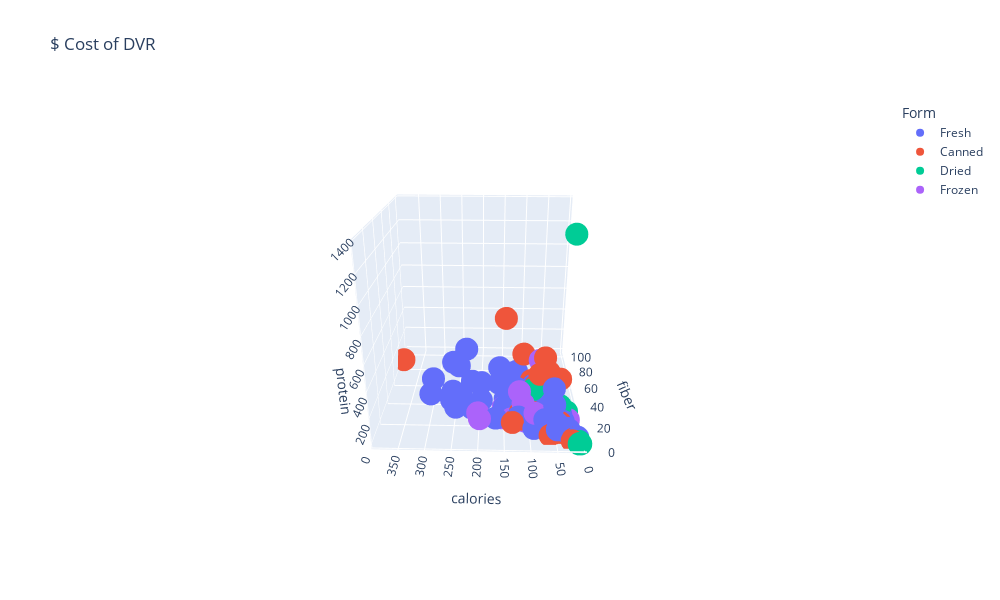

The notebook cell this image was saved under:
### Code cell
px.scatter_3d(cal_fib_pro
               , x="fiber"
               , y="calories"
               , z='protein'
               , color = 'Form'
               , width=1000, height=600
               , hover_name='Item'
              ,title='$ Cost of DVR'
           # , labels={'amount':nutrient}
          )

### Figure 1 — Plotly figure (JSON) as saved in the notebook; plotly's stock layout.template omitted (floating-point values rounded to 4 significant figures)
{"data": [{"hovertemplate": "<b>%{hovertext}</b><br><br>Form=Fresh<br>fiber=%{x}<br>calories=%{y}<br>protein=%{z}<extra></extra>", "hovertext": ["Acorn squash", "Apples", "Apricots", "Artichoke", "Avocados", "Bananas", "Blackberries", "Blueberries", "Broccoli florets", "Broccoli heads", "Brussels sprouts", "Butternut squash", "Cabbage, green", "Cabbage, red", "Cantaloupe", "Carrots, baby", "Carrots, cooked whole", "Carrots, raw whole", "Cauliflower florets", "Cauliflower heads", "Celery sticks", "Celery, trimmed bunches", "Cherries", "Clementines", "Collard greens", "Corn", "Cucumbers with peel", "Cucumbers without peel", "Grapefruit", "Grapes", "Green beans", "Green peppers", "Honeydew", "Kale", "Kiwi", "Lettuce, iceberg", "Lettuce, romaine, heads", "Lettuce, romaine, hearts", "Mangos", "Mushrooms, sliced", "Mushrooms, whole", "Nectarines", "Okra", "Onions", "Oranges", "Papaya", "Peaches", "Pears", "Pineapple", "Plum", "Pomegranate", "Radish", "Raspberries", "Red peppers", "Spinach, boiled", "Spinach, eaten raw", "Strawberries", "Sweet potatoes", "Tomatoes, large round", "Tomatoes, roma & plum", "Turnip greens", "Watermelon", "Zucchini"], "legendgroup": "Fresh", "marker": {"color": "#636efa", "symbol": "circle"}, "mode": "markers", "name": "Fresh", "scene": "scene", "showlegend": true, "type": "scatter3d", "x": [22.03, 20.09, 41.53, 11.36, 9.914, 5.653, 52.65, 44.95, 28.5, 26.46, 28.96, 17.25, null, 14.65, 17.94, 12.28, 8.123, 8.703, 40.79, 22.49, 42.07, 17.22, 52.83, 22.81, 18.77, 23.04, 66.82, 47.73, null, 35.22, 22.26, 21.04, 31.7, 30.33, 32.05, 23.22, 24.4, 34.35, 20.15, 74.79, 70.77, 31.4, 34.83, 23.2, 12.98, 21.25, 32.05, 14.08, null, 40.58, 15.64, 27.6, 24.79, 28.82, 34.93, 38.11, 36.12, 10.45, 69.98, 35.91, 21.15, 25.23, 39.43], "y": [59.02, 54.35, 123.6, 93.25, 30.68, 11.8, 231.4, 136.8, 249.9, 150.2, 149.4, 54.78, 84.24, 70.87, 33.92, 72.66, 49.73, 42.45, 259.1, 142.8, 300.5, 123.0, 122.9, 58.92, 167.6, 43.97, 159.1, 198.9, 68.17, 59.74, 138.5, 127.7, 50.31, 110.6, 70.5, 142.2, 215.3, 303.1, 38.38, 268.1, 253.7, 86.65, 241.2, 54.85, 48.38, 60.02, 88.04, 54.7, 23.43, 88.23, 53.86, 197.1, 214.2, 139.4, 260.3, 260.3, 161.2, 26.04, 266.4, 116.8, 151.1, 24.03, 147.5], "z": [73.77, 283.2, 105.9, 33.51, 54.38, 24.08, 358.2, 171.1, 43.35, 39.8, 52.74, 61.62, 25.92, 38.41, 34.33, 99.34, 57.26, 46.79, 77.08, 42.49, 174.2, 71.32, 166.5, 81.45, 44.4, 29.14, 91.79, 101.1, 90.86, 129.8, 58.64, 74.26, 83.85, 36.95, 101.5, 55.29, 74.39, 104.7, 70.2, 77.85, 73.68, 89.92, 103.1, 52.63, 64.56, 137.3, 94.32, 203.9, 52.65, 144.9, 66.92, 116.0, 296.4, 109.2, 50.4, 52.34, 192.5, 35.66, 112.4, 53.67, 80.59, 29.54, 28.58]}, {"hovertemplate": "<b>%{hovertext}</b><br><br>Form=Canned<br>fiber=%{x}<br>calories=%{y}<br>protein=%{z}<extra></extra>", "hovertext": ["Apples, applesauce", "Apricots, packed in juice", "Apricots, packed in syrup or water", "Asparagus", "Beets", "Black beans", "Blackeye peas", "Cabbage, sauerkraut", "Carrots", "Cherries, packed in syrup or water", "Collard greens", "Fruit cocktail, packed in juice", "Fruit cocktail, packed in syrup or water", "Great northern beans", "Green beans", "Green peas", "Kidney beans", "Lima beans", "Navy beans", "Olives", "Peaches, packed in juice", "Peaches, packed in syrup or water", "Pears, packed in juice", "Pears, packed in syrup or water", "Pineapple, packed in juice", "Pineapple, packed in syrup or water", "Pinto beans", "Potatoes", "Pumpkin", "Spinach", "Tomatoes", "Turnip greens"], "legendgroup": "Canned", "marker": {"color": "#EF553B", "symbol": "circle"}, "mode": "markers", "name": "Canned", "scene": "scene", "showlegend": true, "type": "scatter3d", "x": [26.0, null, 36.26, 76.61, 19.73, 4.172, 8.803, 12.38, 19.36, 103.3, 7.293, null, 40.2, 5.769, 16.99, null, 5.455, 8.169, 5.76, 54.71, 43.59, 42.83, 34.21, 30.94, 40.55, 49.23, null, 16.18, 19.48, 18.37, 19.49, 19.82], "y": [40.23, 88.43, 85.15, 387.7, 81.83, 22.6, 26.95, 135.0, 94.46, 143.0, 63.14, 89.66, 58.61, 17.71, 114.1, 40.48, 20.58, 35.45, 18.57, 107.5, 91.99, 69.96, 78.18, 69.96, 47.81, 53.0, 18.23, 40.98, 118.7, 130.4, 89.68, 129.4], "z": [314.1, null, 175.6, 82.26, 69.69, 8.525, 10.94, 70.46, 92.56, 321.9, 19.22, null, 194.3, 6.849, 56.28, 17.25, 8.0, 14.2, 6.967, 307.1, 160.6, 203.3, 287.4, 447.2, 155.7, 191.7, 7.867, 41.64, 91.69, 28.58, 50.44, 38.34]}, {"hovertemplate": "<b>%{hovertext}</b><br><br>Form=Dried<br>fiber=%{x}<br>calories=%{y}<br>protein=%{z}<extra></extra>", "hovertext": ["Black beans", "Blackeye peas", "Cranberries", "Dates", "Figs", "Grapes (raisins)", "Kidney beans", "Lentils", "Navy beans", "Pinto beans", "Plum (prunes)"], "legendgroup": "Dried", "marker": {"color": "#00cc96", "symbol": "circle"}, "mode": "markers", "name": "Dried", "scene": "scene", "showlegend": true, "type": "scatter3d", "x": [2.484, 9.847, 24.57, 21.39, 32.56, 23.54, 2.245, 4.296, 2.734, 2.336, null], "y": [8.09, 39.08, 30.2, 39.87, 91.36, 25.29, 10.37, 9.292, 8.868, 7.454, 67.31], "z": [3.21, 29.8, 1368.0, 133.8, 172.2, 64.11, 3.601, 3.399, 3.346, 3.019, 154.5]}, {"hovertemplate": "<b>%{hovertext}</b><br><br>Form=Frozen<br>fiber=%{x}<br>calories=%{y}<br>protein=%{z}<extra></extra>", "hovertext": ["Blackberries", "Blueberries", "Broccoli", "Brussels sprouts", "Carrots", "Cauliflower", "Collard greens", "Green beans", "Green peas", "Kale", "Lima beans", "Mustard greens", "Okra", "Peaches", "Potatoes, french fries", "Raspberries", "Spinach", "Turnip greens"], "legendgroup": "Frozen", "marker": {"color": "#ab63fa", "symbol": "circle"}, "mode": "markers", "name": "Frozen", "scene": "scene", "showlegend": true, "type": "scatter3d", "x": [20.36, null, 20.11, 18.37, 14.22, 21.88, 17.61, 18.33, 14.44, 29.76, 9.913, 18.31, 23.62, 52.68, 19.71, 22.34, 20.59, 19.28], "y": [113.6, 121.4, 155.2, 125.8, 91.45, 203.6, 108.9, 118.8, 64.18, 151.8, 36.54, 199.6, 123.7, 72.06, 22.9, 121.2, 147.1, 136.9], "z": [154.1, null, 35.55, 35.56, 132.2, 57.84, 33.13, 58.53, 23.81, 39.96, 15.38, 41.23, 54.92, 268.8, 32.23, 236.8, 29.38, 34.86]}], "layout": {"height": 600, "legend": {"title": {"text": "Form"}, "tracegroupgap": 0}, "scene": {"aspectmode": "auto", "aspectratio": {"x": 1, "y": 1, "z": 1}, "camera": {"center": {"x": 0, "y": 0, "z": 0}, "eye": {"x": -2.413, "y": -0.07007, "z": 1.014}, "projection": {"type": "perspective"}, "up": {"x": 0, "y": 0, "z": 1}}, "domain": {"x": [0, 1], "y": [0, 1]}, "xaxis": {"title": {"text": "fiber"}, "type": "linear"}, "yaxis": {"title": {"text": "calories"}, "type": "linear"}, "zaxis": {"title": {"text": "protein"}, "type": "linear"}}, "title": {"text": "$ Cost of DVR"}, "width": 1000}}
